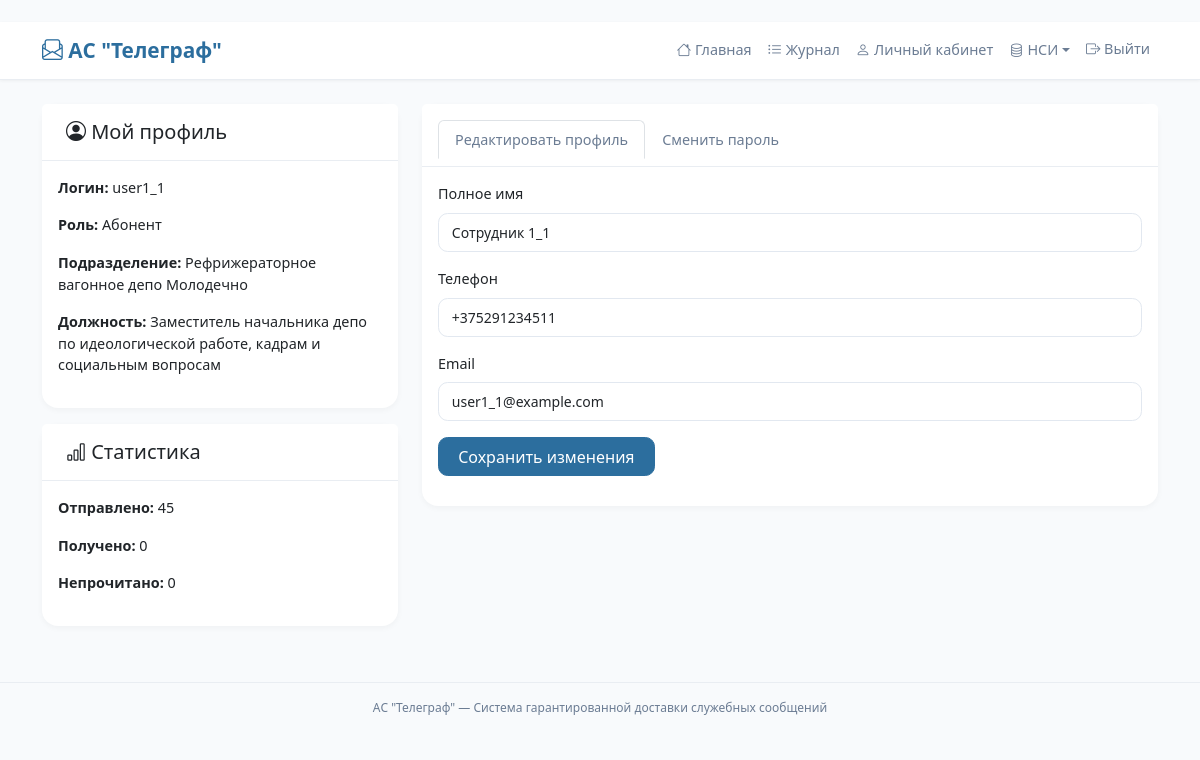
The page /profile/ (signed in) on the database its author committed.
### core/models.py (models this page shows, shortened)
class User(AbstractUser):
    role = models.CharField(max_length=10, choices=Role.choices, default=Role.USER, verbose_name='Роль')
    full_name = models.CharField(max_length=255, verbose_name='Полное имя')
    phone = models.CharField(max_length=20, blank=True, null=True, verbose_name='Телефон')
    email = models.EmailField(blank=True, null=True, verbose_name='Email')
    department = models.ForeignKey(Department, on_delete=models.SET_NULL, null=True, blank=True, verbose_name='Подразделение')
    position = models.ForeignKey(Position, on_delete=models.SET_NULL, null=True, blank=True, verbose_name='Должность')

class Department(models.Model):
    code = models.CharField(max_length=20, unique=True, verbose_name='Код подразделения')
    name = models.CharField(max_length=255, verbose_name='Наименование')
    class Meta:
        verbose_name = 'Подразделение'
        verbose_name_plural = 'Подразделения'

class Position(models.Model):
    name = models.CharField(max_length=255, verbose_name='Название должности')
    department = models.ForeignKey(Department, on_delete=models.CASCADE, verbose_name='Подразделение')
    class Meta:
        verbose_name = 'Должность'
        verbose_name_plural = 'Должности'

### core/views.py (the view)
# urls.py: path('profile/', views.profile, name='profile'),
@login_required
def profile(request):
    user = request.user
    if request.method == 'POST':
        if 'update_profile' in request.POST:
            form = UserProfileForm(request.POST, instance=user)
            if form.is_valid():
                form.save()
                messages.success(request, 'Профиль обновлён.')
                return redirect('profile')
        elif 'change_password' in request.POST:
            password_form = PasswordChangeForm(user, request.POST)
            if password_form.is_valid():
                user = password_form.save()
                update_session_auth_hash(request, user)
                messages.success(request, 'Пароль изменён.')
                return redirect('profile')
            else:
                messages.error(request, 'Ошибка при смене пароля.')
    else:
        form = UserProfileForm(instance=user)
        password_form = PasswordChangeForm(user)
    sent_count = Telegram.objects.filter(author=user).count()
    received_count = TelegramRecipient.objects.filter(user=user).count()
    unread_count = TelegramRecipient.objects.filter(user=user, status='PENDING').count()
    context = {
        'form': form,
        'password_form': password_form,
        'sent_count': sent_count,
        'received_count': received_count,
        'unread_count': unread_count,
    }
    return render(request, 'core/profile.html', context)

### core/forms.py
class UserProfileForm(forms.ModelForm):
    class Meta:
        model = User
        fields = ['full_name', 'phone', 'email']
        widgets = {
            'full_name': forms.TextInput(attrs={'class': 'form-control'}),
            'phone': forms.TextInput(attrs={'class': 'form-control'}),
            'email': forms.EmailInput(attrs={'class': 'form-control'}),
        }

### core/templates/core/profile.html (shortened to what this page needs)
﻿{% extends 'base.html' %}
{% block content %}
<div class="row">
    <div class="col-md-4">
        <div class="card mb-3">
            <div class="card-header bg-white">
                <h5 class="mb-0"><i class="bi bi-person-circle"></i> Мой профиль</h5>
            </div>
            <div class="card-body">
                <p><strong>Логин:</strong> {{ request.user.username }}</p>
                <p><strong>Роль:</strong> {{ request.user.get_role_display }}</p>
                <p><strong>Подразделение:</strong> {{ request.user.department.name|default:"—" }}</p>
                <p><strong>Должность:</strong> {{ request.user.position.name|default:"—" }}</p>
            </div>
        </div>
        <div class="card">
            <div class="card-header bg-white">
                <h5 class="mb-0"><i class="bi bi-bar-chart"></i> Статистика</h5>
            </div>
            <div class="card-body">
                <p><strong>Отправлено:</strong> {{ sent_count }}</p>
                <p><strong>Получено:</strong> {{ received_count }}</p>
                <p><strong>Непрочитано:</strong> {{ unread_count }}</p>
            </div>
        </div>
    </div>
    <div class="col-md-8">
        <div class="card">
            <div class="card-header bg-white">
                <ul class="nav nav-tabs card-header-tabs">
                    <li class="nav-item">
                        <button class="nav-link active" data-bs-toggle="tab" data-bs-target="#editProfile">Редактировать профиль</button>
                    </li>
                    <li class="nav-item">
                        <button class="nav-link" data-bs-toggle="tab" data-bs-target="#changePassword">Сменить пароль</button>
                    </li>
                </ul>
            </div>
            <div class="card-body">
                <div class="tab-content">
                    <div class="tab-pane fade show active" id="editProfile">
                        <form method="post">
                            <div class="mb-3">
                                <label class="form-label">Полное имя</label>
                                <input type="text" name="full_name" value="{{ form.full_name.value|default:'' }}" class="form-control">
                            </div>
                            <div class="mb-3">
                                <label class="form-label">Телефон</label>
                                <input type="text" name="phone" value="{{ form.phone.value|default:'' }}" class="form-control">
                            </div>
                            <div class="mb-3">
                                <label class="form-label">Email</label>
                                <input type="email" name="email" value="{{ form.email.value|default:'' }}" class="form-control">
                            </div>
                            <button type="submit" class="btn btn-primary">Сохранить изменения</button>
                        </form>
                    </div>
                </div>
            </div>
        </div>
    </div>
</div>
{% endblock %}

### core/templates/base.html (style rules this page uses)
:root { --primary: #2c6e9e; --primary-light: #e1edf7; --primary-dark: #1a5270; --bg-light: #f8fafc; --card-white: #ffffff; --border-light: #e9edf2; --text-dark: #2c3e50; --text-muted: #6b7c93; --hover-gray: #f1f5f9; }
body { background-color: var(--bg-light); font-family: 'Segoe UI', 'Roboto', system-ui, sans-serif; color: var(--text-dark); font-size: 0.9rem; }
.nav-link { color: var(--text-muted) !important; font-weight: 500; }
.card { border: none; border-radius: 1rem; background-color: var(--card-white); box-shadow: 0 2px 6px rgba(0,0,0,0.04); margin-bottom: 1.5rem; }
.card-header { background-color: transparent; border-bottom: 1px solid var(--border-light); font-weight: 600; padding: 1rem 1.5rem; }
.btn { border-radius: 0.6rem; font-weight: 500; padding: 0.4rem 1.2rem; }
.btn-primary { background-color: var(--primary); border-color: var(--primary); }
.form-control, .form-select { border-radius: 0.6rem; border: 1px solid #e2e8f0; font-size: 0.875rem; padding: 0.5rem 0.8rem; }

### rows shown on the page
User: user.username "user1_1", user.role "Абонент", user.department.name "Рефрижераторное вагонное депо Молодечно", user.position.name "Заместитель начальника депо по идеологической работе, кадрам и социальным вопросам", full_name "Сотрудник 1_1", phone "+375291234511", email "user1_1@example.com"

### other values the page prints
{{ sent_count }} "45"
{{ received_count }} "0"
{{ unread_count }} "0"
